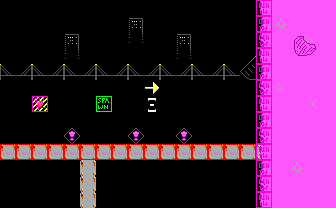

Tiled map render using the project's own tile images. Description and the whole map definition, tile-layer contents included, below:
An orthogonal 21x13 tile map with 16x16 px tiles, 2 tile layers (bg, col), 2 tilesets and 4 objects (3x fireball, text).

<map version="1.5" tiledversion="1.5.0" orientation="orthogonal" renderorder="right-down" width="21" height="13" tilewidth="16" tileheight="16" infinite="0" nextlayerid="4" nextobjectid="21">
 <tileset firstgid="1" source="tileset.tsx" />
 <tileset firstgid="241" source="obj.tsx" />
 <layer id="1" name="bg" width="21" height="13">
  <data encoding="csv">
20,20,18,18,18,18,18,18,18,18,18,18,18,18,18,18,197,198,198,198,198,
20,20,18,18,18,18,18,18,17,18,18,18,18,18,18,18,217,240,198,198,198,
20,20,18,18,17,18,18,18,37,18,18,17,18,18,18,18,237,198,218,219,198,
20,20,18,18,37,18,18,18,18,18,18,37,18,18,18,118,197,198,238,239,198,
59,58,59,58,59,58,59,58,59,58,59,58,59,58,59,138,217,198,198,198,198,
20,20,20,18,18,18,18,18,18,181,18,18,18,18,18,18,237,220,198,198,198,
20,20,137,20,18,18,18,18,18,201,18,18,18,18,18,18,197,198,198,199,198,
20,18,18,18,18,18,18,18,18,18,18,18,18,18,18,18,217,198,198,198,198,
20,20,18,18,117,18,18,18,117,18,18,117,18,18,18,18,237,198,198,198,198,
100,100,100,100,100,100,100,100,100,100,100,100,100,100,100,100,196,198,198,198,198,
20,20,18,18,18,100,18,18,18,18,18,18,18,18,18,18,217,198,240,198,198,
20,20,18,18,18,100,18,18,18,18,18,18,18,18,18,18,237,198,198,198,198,
20,20,18,20,18,100,18,18,18,18,18,18,18,18,18,18,197,198,198,198,198
</data>
 </layer>
 <layer id="2" name="col" width="21" height="13">
  <data encoding="csv">
241,241,241,241,241,241,241,241,241,241,241,241,241,241,241,241,244,241,241,241,241,
241,241,241,241,0,0,0,241,0,0,241,241,241,241,241,241,244,241,241,241,241,
241,241,241,241,241,0,0,241,0,0,241,241,241,241,241,241,244,241,241,241,241,
241,241,241,241,241,0,241,241,241,241,241,241,241,241,241,241,244,241,241,241,241,
241,241,241,241,241,241,241,241,241,0,241,241,241,241,241,241,244,241,241,241,241,
241,241,241,241,241,241,241,241,241,241,241,241,241,241,241,241,244,241,241,241,241,
241,241,251,241,241,241,243,241,241,241,241,241,241,241,241,241,244,241,241,241,241,
241,241,241,241,241,241,241,241,241,241,241,241,241,241,241,241,244,241,241,241,241,
241,241,241,241,241,241,241,241,241,241,241,241,241,241,241,241,244,241,241,241,241,
242,242,242,242,242,242,242,242,242,242,242,242,242,242,242,242,244,241,241,241,241,
241,241,241,241,241,241,241,241,241,241,241,241,241,241,241,241,244,241,241,241,241,
241,241,241,241,241,241,241,241,241,241,241,241,241,241,241,241,244,241,241,241,241,
241,241,241,241,241,241,241,241,241,241,241,241,241,241,241,241,244,241,241,241,241
</data>
 </layer>
 <objectgroup id="3" name="obj">
  <properties>
   <property name="string_id" type="int" value="1" />
  </properties>
  <object id="17" name="FireballEnemy" type="fireball" x="273.739" y="5.37127" width="15.6667" height="197.333" />
  <object id="18" name="FireballEnemy" type="fireball" x="281.405" y="6.70477" width="15.6667" height="153.333" />
  <object id="19" name="FireballEnemy" type="fireball" x="278.739" y="83.8714" width="15.6667" height="120" />
  <object id="20" name="EmergencyText" type="text" x="9.91841" y="85.5232" width="96.6936" height="6.68098">
   <properties>
    <property name="string_id" type="int" value="11" />
   </properties>
  </object>
 </objectgroup>
</map>
